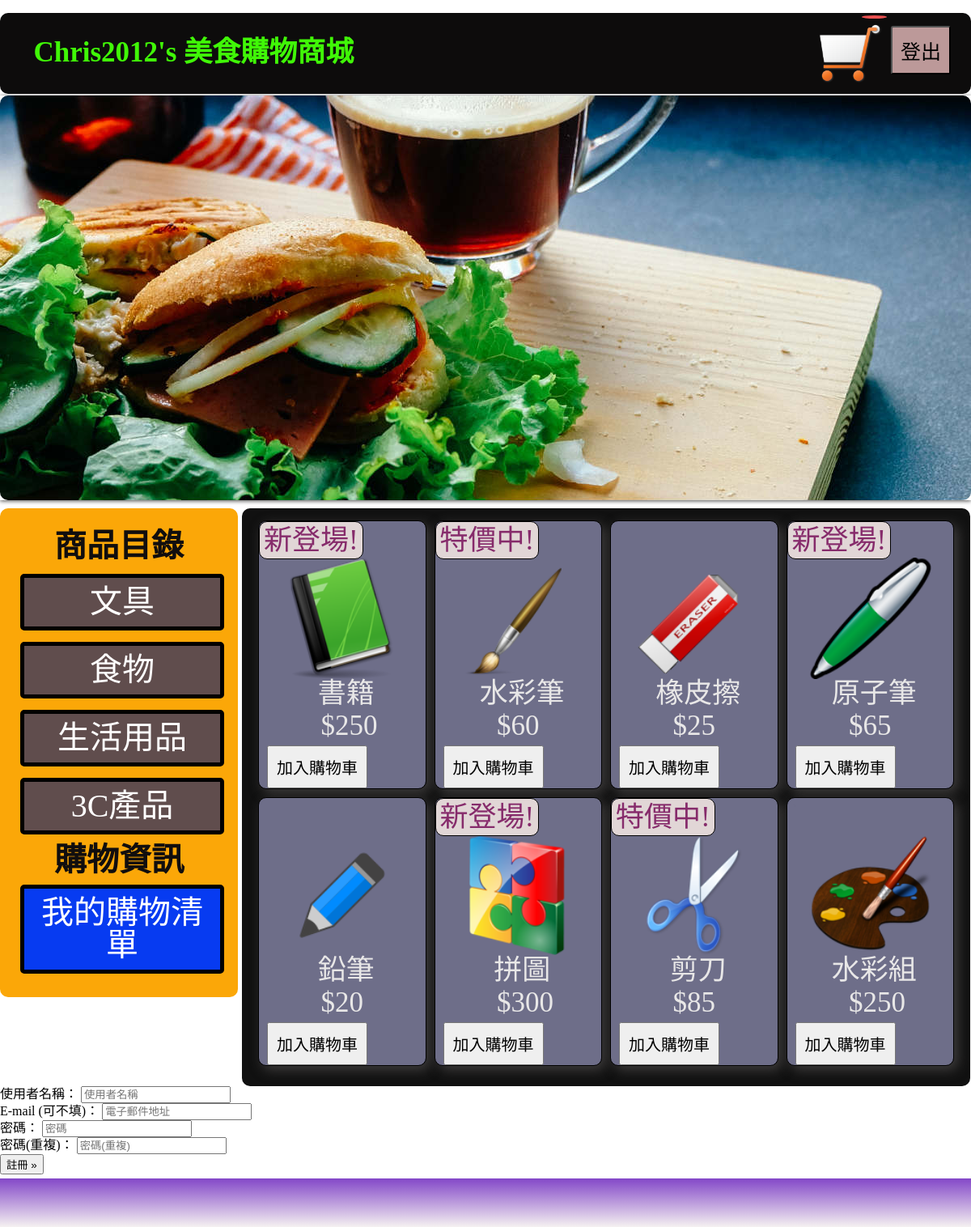
The app's page / (signed in) with its own data.
### myapp/models.py (models this page shows, shortened)
class ProductModel (models.Model):
    p_category = models.ForeignKey (Category, on_delete= models.CASCADE, null=True )
    p_name = models.CharField ( max_length = 25, default = '')
    p_price = models.IntegerField (default = 0)
    p_imgs = models.CharField ( max_length = 100,default = '')
    p_desc = models.TextField ( blank = True ,default = '')
    p_onsale = models.BooleanField (default = False)
    p_newproduct = models.BooleanField (default = False)

### myapp/views.py (the view, shortened to what this page needs)
# urls.py: url(r'^$', views.index),
def index(request):
    global g_status
    status = g_status
    message = ''
    message2 = '您好 請先登入'
    foods = models.ProductModel.objects.filter(p_category__name__exact ='食物')
    stationeries = models.ProductModel.objects.filter(p_category__name__exact ='文具')
    computers = models.ProductModel.objects.filter(p_category__name__exact ='3C用品')
    necessities = models.ProductModel.objects.filter(p_category__name__exact ='生活用品')
    if request.session.get('login_user'):
        status = 'login'
    else:
        status = ''
    cart = Cart(request)
    return render(request,'index.html',locals())

### templates/index.html (shortened to what this page needs)
{% extends "base.html" %}
{% block content %}
{% load static %}
<link href="{% static 'css/index_style.css' %}" rel="stylesheet" type="text/css" />
<div class="menu">
	<h2>商品目錄</h2>
    <ul>
    	<li class="menu_list stationery">文具</li>
    	<li class="menu_list food">食物</li>
    	<li class="menu_list necessity">生活用品</li>
    	<li class="menu_list computer">3C產品</li>
    </ul>
	<h2>購物資訊</h2>
    <ul>
    	<a href="/cart/">
    		<li class="menu_list order">我的購物清單</li>
    	</a>
    </ul>
</div>
<div class="content stationery">
    <div class="productList">
        <ul>
            {% for stationery in stationeries%}
            {% if stationery.p_onsale == True %}
			<div class="product_link">
	            <li class="food{{stationery.id}}">
	                <div class="status">
	                    特價中!
	                </div>
	                    <img src="/static/imgs/{{stationery.p_imgs}}" />
	                <div class="product_name"> {{stationery.p_name}} </div>
	                <span> ${{stationery.p_price}} </span>
            		<button class="btn add_to_cart" id="{{stationery.id}}">加入購物車 </button>
	            </li>
            </div>
            {% elif stationery.p_newproduct == True %}
			<div class="product_link">
	            <li class="food{{stationery.id}}">
	                <div class="status" class="btn add_to_cart">
	                    新登場!
	                </div>
	                    <img src="/static/imgs/{{stationery.p_imgs}}" />
	                <div class="product_name">{{stationery.p_name}}</div>
	                <span>${{stationery.p_price}}</span>
            		<button class="btn add_to_cart" id="{{stationery.id}}">加入購物車 </button>
	            </li>
            </div>
            {% else %}
            <div class="product_link ">
	            <li class="food{{stationery.id}}">
	                <img src="/static/imgs/{{stationery.p_imgs}}" />
	                <div class="product_name">{{stationery.p_name}}</div>
	                <span>${{stationery.p_price}}</span>
            		<button class="btn add_to_cart" id="{{stationery.id}}">加入購物車 </button>
	            </li>
            </div>
            {% endif %}
            {% endfor %}
        </ul>
    </div>
</div>
<form class="signup" id="signup_form" method="post" action="/accounts/signup/">
  <p><label for="id_username">使用者名稱：</label> <input type="text" name="username" placeholder="使用者名稱" maxlength="150" minlength="1" autofocus="autofocus" required="" id="id_username"></p>
<p><label for="id_email">E-mail (可不填)：</label> <input type="email" name="email" placeholder="電子郵件地址" id="id_email"></p>
<p><label for="id_password1">密碼：</label> <input type="password" name="password1" placeholder="密碼" required="" id="id_password1"></p>
<p><label for="id_password2">密碼(重複)：</label> <input type="password" name="password2" placeholder="密碼(重複)" required="" id="id_password2"></p>
  <button type="submit">註冊 »</button>
</form>
{% endblock content %}

### static/css/base.css (style rules this page uses)
html, body, div, span, applet, object, iframe, h1, h2, h3, h4, h5, h6, p, blockquote, pre, a, abbr, acronym, address, big, cite, code, del, dfn, em, img, ins, kbd, q, s, samp, small, strike, strong, sub, sup, tt, var, b, u, i, center, dl, dt, dd, ol, ul, li, fieldset, form, label, legend, table, caption, tbody, tfoot, thead, tr, th, td, article, aside, canvas, details, embed, figure, figcaption, footer, header, hgroup, menu, nav, output, ruby, section, summary, time, mark, audio, video { margin: 0; padding: 0; border: 0; font-size: 100%; font: inherit; vertical-align: baseline; }
body { line-height: 1; }
ol, ul { list-style: none; }
body { font-family: setofont; font-family: 'Noto Sans', sans-serif; z-index: 1; }
.menu { float: left; margin-right: 5px; padding: 17px; width: 260px; background: #fba708; border-radius: 10px; color: white; font-size: 40px; }
.menu h2 { text-align: center; font-weight: bold; color: #110e0e; margin-top: 10px; }
.menu li { margin-top: 14px; margin-left: 8px; margin-bottom: 12px; border: 5px solid #000000; border-radius: 5px; padding: 10px; text-align: center; background: #604d4d; }
.menu a { text-decoration: none; }
.menu_list.order { margin-top: 10px; background: #073BF1; color: white; }

### static/css/style.css (style rules this page uses)
html, body, div, span, applet, object, iframe, h1, h2, h3, h4, h5, h6, p, blockquote, pre, a, abbr, acronym, address, big, cite, code, del, dfn, em, font, img, ins, kbd, q, s, samp, small, strike, strong, sub, sup, tt, var, dl, dt, dd, ol, ul, li, fieldset, form, label, legend, table, caption, tbody, tfoot, thead, tr, th, td { margin:0; padding:0; border:0; outline:0; font-weight:inherit; font-style:inherit; font-size:100%; font-family:inherit; vertical-align:baseline; }
body { line-height:1; color:black; background:white; }

### static/css/index_style.css (style rules this page uses)
.content.stationery { width: 870px; background: rgba(5,5,5,0.95); border-radius: 10px; float: left; padding: 15px; font-size: 35px; }
.productList .status { position: absolute; left: 0; top: 0; padding: 5px; color: #862B6B; background: #E1D6D6; border: 1px solid black; border-radius: 10px; }
.productList li { position: relative; float: left; margin-left: 5px; margin-right: 5px; margin-bottom: 10px; padding-left: 10px; width: 195.5px; border: 1px solid black; border-radius: 10px; background-color: rgba(120,120,150,0.9); box-shadow: 5px 5px 15px #3F3D3D; }
.productList li img { width: 150px; height: 150px; margin-top: 45px; margin-left: 18px; }
.product_name { color: #E8E7E7; width: 100%; text-align: center; margin-bottom: 5px; }
.productList li span { display: block; color: #E8E7E7; width: 100%; margin-left: 34%; }
.btn.add_to_cart { margin-top: 7px; padding: 10px; font-size: 20px; }
.order { margin-top: 5px; }

### records on screen
ProductModel: p_imgs (picture), p_name "書籍", p_price "250"
ProductModel: p_imgs (picture), p_name "水彩筆", p_price "60"
ProductModel: p_imgs (picture), p_name "橡皮擦", p_price "25"
ProductModel: p_imgs (picture), p_name "原子筆", p_price "65"
ProductModel: p_imgs (picture), p_name "鉛筆", p_price "20"
ProductModel: p_imgs (picture), p_name "拼圖", p_price "300"
ProductModel: p_imgs (picture), p_name "剪刀", p_price "85"
ProductModel: p_imgs (picture), p_name "水彩組", p_price "250"
